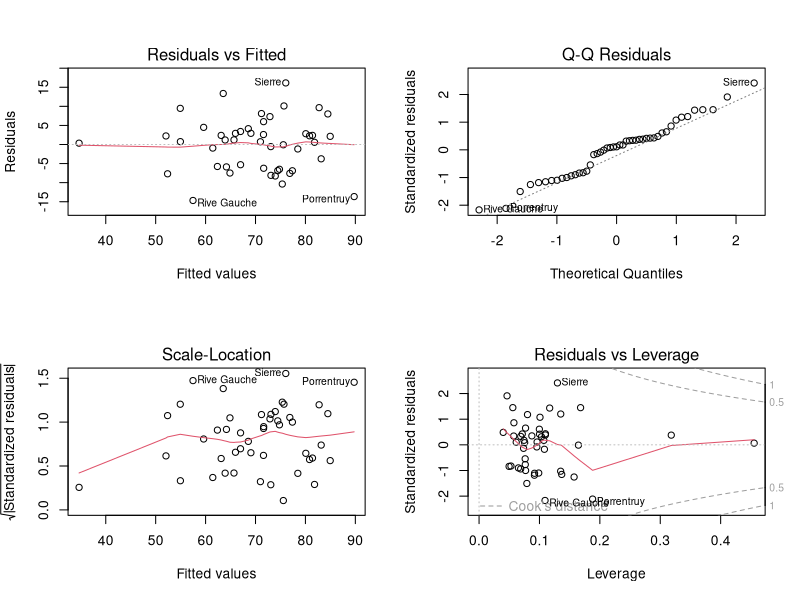
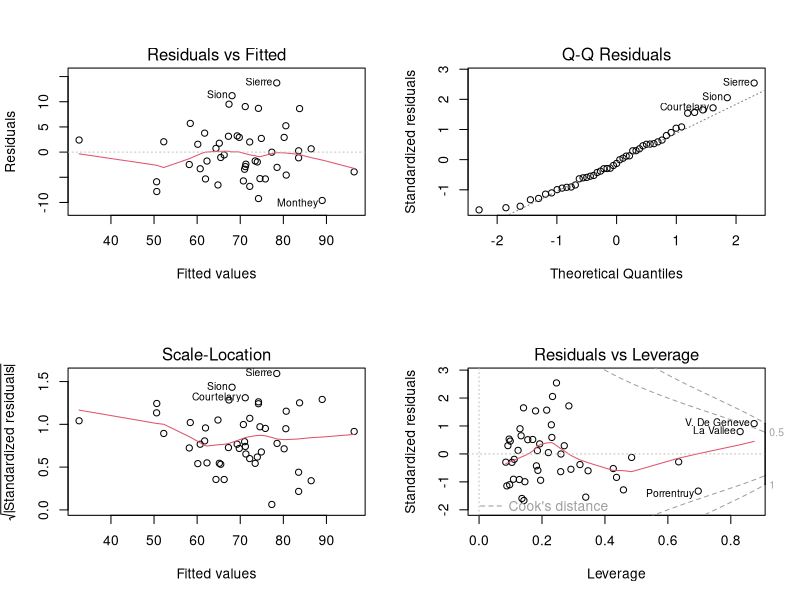
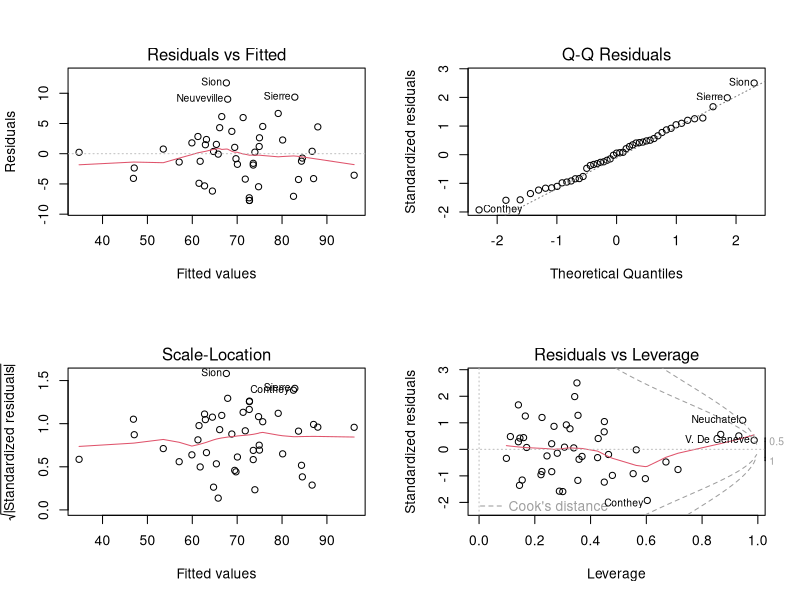

These charts were generated, in order, by the following R code:
#### simple OLS & CV ####
library(caret)

# read in the data
data("swiss")
dat=as.data.frame(swiss)

# ols by hand

# solve the OLS via solve
X=as.matrix(dat[,2:6])
Y=as.matrix(dat[,1])

b_sol=solve(t(X)%*%X)%*%t(X)%*%Y # solve function to get reg coefs

#b) include the intercept
x0=rep(1,length(X[,1]))
X_int=cbind(x0,X)

b=solve(t(X_int)%*%X_int)%*%t(X_int)%*%Y
b=cbind(b)

#c,d) mean squared error
n=dim(dat)[1]
p=dim(dat)[2]

mse=1/n*sum((Y-X_int%*%b)^2)
rmse=sqrt(mse)

rss=sum((Y-X_int%*%b)^2 )
TSS=sum( (Y-mean(Y) )^2 )
R2=1-(rss/TSS)

# ols in R
fit1=lm(Fertility~.,data=dat) # only main effect
summary(fit1)

pred=predict(fit1,dat[,-1]) # predictions found from r
mse=sum((pred-dat[,1])^2/n)
mse=sqrt(mse)

# find the best lm model via stepwise algorithmn
res=step(fit1,direction = "both")
summary(res)

pred=predict(res,dat[,-1]) # predictions found from r
mse=sum((pred-dat[,1])^2/n)
mse=sqrt(mse)


fit2=lm(Fertility~.^2,data=dat)#include interactions 
res2=step(fit2,direction = "both")
summary(res2)

pred2=predict(fit2,dat[,-1]) # predictions found from r
mse2=sum((pred2-dat[,1])^2/n)
mse2=sqrt(mse2)

# include higher order interactions 3 and above - you can play with this 
fit3=lm(Fertility~.^3,data=dat)#include interactions 
res3=step(fit3,direction = "both")
summary(res3)

pred3=predict(fit3,dat[,-1]) # predictions found from r
mse3=sum((pred3-dat[,1])^2/n)
mse3=sqrt(mse3)


rbind(AIC(res),AIC(res2),AIC(res3))# compare models - choose lower AIC
rbind(mse,mse2,mse3) # compares models choose loweste mse

# test model assumtions
par(mfrow=c(2,2))
plot(res)
plot(res2)
plot(res3)

#it seems the higher interactions inclusion is the best model of the traning data (blue)

# try the model using cross-validation

X=dat
# split data randomly into testing and traning data
smp_size <- floor(0.75 * nrow(X)) # Randomly choose 75% of data as traning data 
train_in<- sample(seq_len(nrow(X)), size = smp_size) 

train <- X[train_in, ] # split in traing 
test <- X[-train_in, ] # split in test

# use the caret package for CV - most simple choice - other options exisis tho
train.control <- trainControl(method = "LOOCV") # leave one out CV - try with k-fold-cv and repeated k-fold cv

fit1_cv <- train(Fertility ~., data = train, method = "lm",
               trControl = train.control)

fit2_cv <- train(Fertility ~.^2, data = train, method = "lm",
                 trControl = train.control)

fit3_cv <- train(Fertility ~.^3, data = train, method = "lm",
                 trControl = train.control)

print(fit1_cv)
print(fit2_cv)
print(fit3_cv)

# try on testing data
pred1_cv=predict(fit1_cv,test)
pred2_cv=predict(fit2_cv,test)
pred3_cv=predict(fit3_cv,test)

n_test=length(test)

mse1_cv=sum((pred1_cv-test[,1])^2/n_test)
rmse1_cv=sqrt(mse1_cv)

mse2_cv=sum((pred2_cv-test[,1])^2/n_test)
rmse2_cv=sqrt(mse2_cv)

mse3_cv=sum((pred3_cv-test[,1])^2/n_test)
rmse3_cv=sqrt(mse3_cv)





